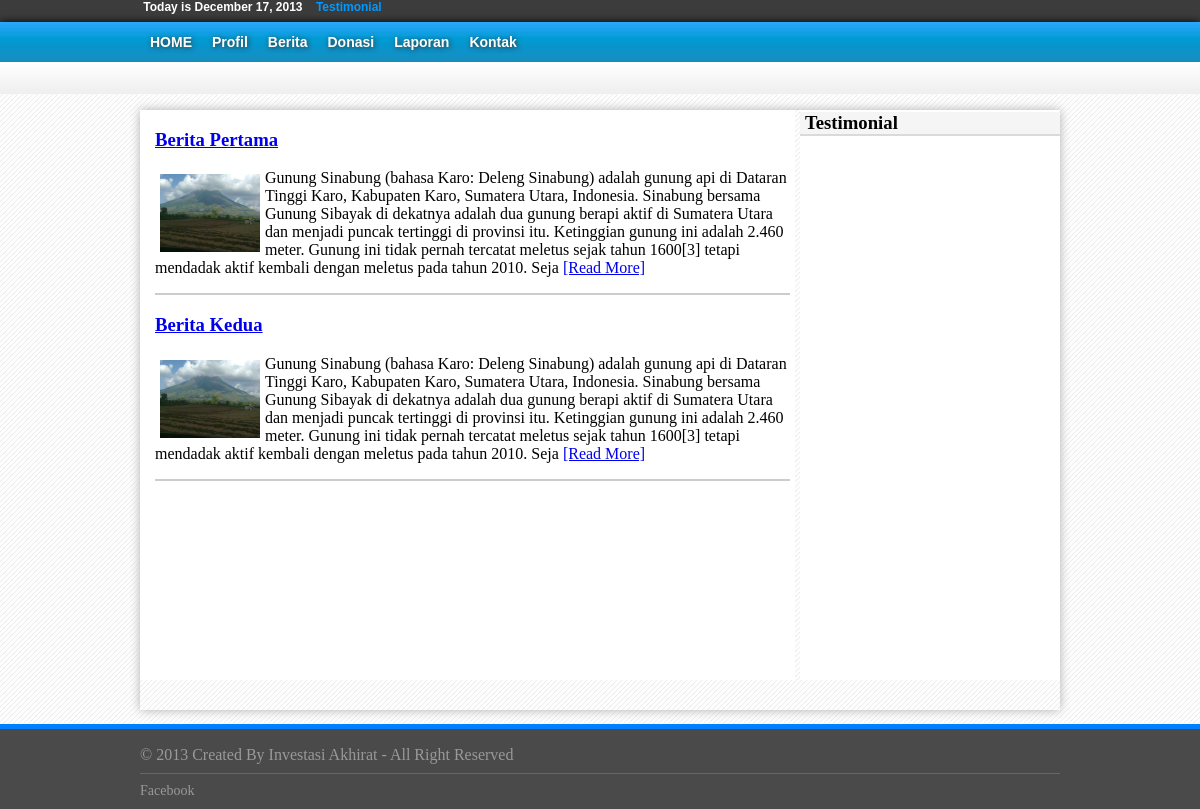
Page /berita.php on the committed database.
### tables this page shows
CREATE TABLE IF NOT EXISTS `berita` (
  `id_berita` int(5) NOT NULL AUTO_INCREMENT,
  `user_id` varchar(50) NOT NULL,
  `judul` varchar(100) NOT NULL,
  `isi` text NOT NULL,
  `gambar` varchar(100) DEFAULT NULL,
  `counter` int(5) NOT NULL,
  `tanggal` date NOT NULL,
  PRIMARY KEY (`id_berita`)
);

### berita.php (the view, shortened to what this page needs)
<!DOCTYPE html PUBLIC "-//W3C//DTD XHTML 1.0 Transitional//EN" "http://www.w3.org/TR/xhtml1/DTD/xhtml1-transitional.dtd">
<html xmlns="http://www.w3.org/1999/xhtml">
<head>
<link rel="stylesheet"  type="text/css" href="CSS/index2.css"/>
</head>
<body>
<?php include 'menu.php';?>
<div class="header_under"></div>
	<div class="content">
		<div class="kiri">
     		<div class="content_holder">
            			<?php
						$batas=5;
							  if(empty($halaman)){
							   $posisi  = 0;
							  }
							  else{
							   $posisi = ($halaman-1) * $batas;
							  }
	  $tampil = "SELECT * FROM berita LIMIT $posisi,$batas";
	  $hasil  = mysql_query($tampil);
      while($row=mysql_fetch_array($hasil)){
				$judul = preg_replace("/\s/","-",$row['judul']);
    			$url_link = "berita".$row['id_berita']."-".$judul.".html";
						echo '<p><a href="'.$url_link.'"><h3 class="cap">' .$row['judul'].'</h3></a></p>
          <img src="image/upload/'."$row[gambar]".'" width="100px" height="78px" alt="an image" align="left" class="foto" vspace="2px" hspace="2px"/>'.substr("$row[isi]",0,450).' <a href="'.$url_link.'" class="more">[Read More]</a>
		   </p>
		   <hr color=#CCC noshade=noshade />
		   <div class="batas"></div>';
 }
				?>
            </div>
        </div>
        <div class="kanan">
        	<h3 class="judul">Testimonial</h3>
        </div>
	</div>
<?php include 'footer.php';?>

### CSS/index2.css (style rules this page uses)
html,body { padding:0px; margin:0px; background:url(../Templates/body_back1.jpg) #FFF repeat-x; }
.header_under { background:url(../Templates/headerunder.png) repeat-x; width:100%; height:32px; }
.judul { background:#F5F5F5; border-bottom:2px solid #dadada; margin-top:2px; padding-left:5px; }
.content { width:920px; height:600px; position:relative; margin-top:16px; margin-left:auto; margin-right:auto; -moz-box-shadow:0px 0px 10px #B0B0B0; -webkit-box-shadow:0px 0px 10px #B0B0B0; -khtml-box-shadow:0px 0px 10px #B0B0B0; border:1.5em medium #B0B0B0; }
.kanan { float:right; background-color:#FFFFFF; height:570px; width:260px; margin-left:5px; }
.kiri { float:left; width:645px; background-color:#FFFFFF; height:570px; padding-left:5px; padding-right:5px; }
.kiri h3 { color:#0066FF; font-weight:bold; }
.foto { margin:5px; }
.content_holder { height:170px; padding-left:10px; margin-bottom:2px; padding-bottom:6px; }
p { text-indent:20px; }

### rows in the picture
berita: gambar (picture), isi "Gunung Sinabung (bahasa Karo: Deleng Sinabung) adalah gunung api di Dataran Tinggi Karo, Kabupaten Karo, Sumatera Utara, Indonesia. Sinabung bersama Gunung Sibayak di dekatnya adalah dua gunung berapi aktif di Sumatera Utara dan menjadi puncak tertinggi di provinsi itu. Ketinggian gunung ini adalah 2.460 meter. Gunung ini tidak pernah tercatat meletus sejak tahun 1600[3] tetapi mendadak aktif kembali dengan meletus pada tahun 2010. Seja"
berita: gambar (picture), isi "Gunung Sinabung (bahasa Karo: Deleng Sinabung) adalah gunung api di Dataran Tinggi Karo, Kabupaten Karo, Sumatera Utara, Indonesia. Sinabung bersama Gunung Sibayak di dekatnya adalah dua gunung berapi aktif di Sumatera Utara dan menjadi puncak tertinggi di provinsi itu. Ketinggian gunung ini adalah 2.460 meter. Gunung ini tidak pernah tercatat meletus sejak tahun 1600[3] tetapi mendadak aktif kembali dengan meletus pada tahun 2010. Seja"
